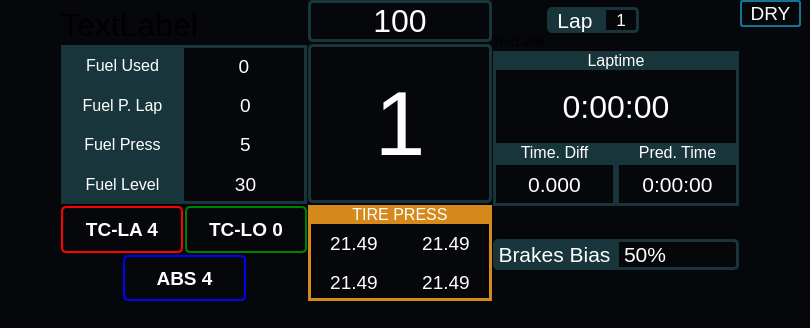
<?xml version="1.0" encoding="UTF-8"?>
<ui version="4.0">
 <class>MainWindow</class>
 <widget class="QMainWindow" name="MainWindow">
  <property name="geometry">
   <rect>
    <x>0</x>
    <y>0</y>
    <width>810</width>
    <height>328</height>
   </rect>
  </property>
  <property name="windowTitle">
   <string>MainWindow</string>
  </property>
  <property name="styleSheet">
   <string notr="true">background-color:#05070B;
</string>
  </property>
  <widget class="QWidget" name="centralwidget">
   <widget class="QWidget" name="horizontalLayoutWidget">
    <property name="geometry">
     <rect>
      <x>0</x>
      <y>0</y>
      <width>801</width>
      <height>301</height>
     </rect>
    </property>
    <layout class="QHBoxLayout" name="horizontalLayout" stretch="1,4,3,4,1">
     <property name="spacing">
      <number>1</number>
     </property>
     <item>
      <layout class="QVBoxLayout" name="verticalLayout"/>
     </item>
     <item>
      <layout class="QVBoxLayout" name="verticalLayout_4" stretch="1,10,6">
       <property name="spacing">
        <number>2</number>
       </property>
       <item>
        <layout class="QVBoxLayout" name="verticalLayout_9">
         <property name="spacing">
          <number>0</number>
         </property>
         <property name="topMargin">
          <number>7</number>
         </property>
         <item>
          <widget class="QLabel" name="label_15">
           <property name="font">
            <font>
             <family>Segoe UI</family>
             <pointsize>24</pointsize>
            </font>
           </property>
           <property name="text">
            <string>TextLabel</string>
           </property>
          </widget>
         </item>
        </layout>
       </item>
       <item>
        <layout class="QVBoxLayout" name="verticalLayout_13">
         <property name="spacing">
          <number>0</number>
         </property>
         <item>
          <layout class="QHBoxLayout" name="horizontalLayout_10">
           <property name="spacing">
            <number>0</number>
           </property>
           <item>
            <widget class="QLabel" name="label_16">
             <property name="font">
              <font>
               <family>Segoe UI</family>
               <pointsize>12</pointsize>
              </font>
             </property>
             <property name="styleSheet">
              <string notr="true">color:white; background-color:#19353C;</string>
             </property>
             <property name="text">
              <string>Fuel Used</string>
             </property>
             <property name="alignment">
              <set>Qt::AlignCenter</set>
             </property>
            </widget>
           </item>
           <item>
            <widget class="QLabel" name="fuel_used">
             <property name="font">
              <font>
               <family>Segoe UI</family>
               <pointsize>14</pointsize>
              </font>
             </property>
             <property name="cursor">
              <cursorShape>CrossCursor</cursorShape>
             </property>
             <property name="styleSheet">
              <string notr="true">border-right:3px solid #19353C; color:white; border-top:3px solid #19353C</string>
             </property>
             <property name="text">
              <string>0</string>
             </property>
             <property name="alignment">
              <set>Qt::AlignCenter</set>
             </property>
            </widget>
           </item>
          </layout>
         </item>
         <item>
          <layout class="QHBoxLayout" name="horizontalLayout_12">
           <property name="spacing">
            <number>0</number>
           </property>
           <item>
            <widget class="QLabel" name="label_19">
             <property name="font">
              <font>
               <family>Segoe UI</family>
               <pointsize>12</pointsize>
              </font>
             </property>
             <property name="styleSheet">
              <string notr="true">color:white; background-color:#19353C;</string>
             </property>
             <property name="text">
              <string>Fuel P. Lap</string>
             </property>
             <property name="alignment">
              <set>Qt::AlignCenter</set>
             </property>
            </widget>
           </item>
           <item>
            <widget class="QLabel" name="fuelperlap">
             <property name="font">
              <font>
               <family>Segoe UI</family>
               <pointsize>14</pointsize>
              </font>
             </property>
             <property name="cursor">
              <cursorShape>CrossCursor</cursorShape>
             </property>
             <property name="styleSheet">
              <string notr="true">border-right:3px solid #19353C; color:white;</string>
             </property>
             <property name="text">
              <string>0</string>
             </property>
             <property name="alignment">
              <set>Qt::AlignCenter</set>
             </property>
            </widget>
           </item>
          </layout>
         </item>
         <item>
          <layout class="QHBoxLayout" name="horizontalLayout_13">
           <property name="spacing">
            <number>0</number>
           </property>
           <item>
            <widget class="QLabel" name="label_20">
             <property name="font">
              <font>
               <family>Segoe UI</family>
               <pointsize>12</pointsize>
              </font>
             </property>
             <property name="styleSheet">
              <string notr="true">color:white; background-color:#19353C;</string>
             </property>
             <property name="text">
              <string>Fuel Press</string>
             </property>
             <property name="alignment">
              <set>Qt::AlignCenter</set>
             </property>
            </widget>
           </item>
           <item>
            <widget class="QLabel" name="fuelpress">
             <property name="font">
              <font>
               <family>Segoe UI</family>
               <pointsize>14</pointsize>
              </font>
             </property>
             <property name="cursor">
              <cursorShape>CrossCursor</cursorShape>
             </property>
             <property name="styleSheet">
              <string notr="true">border-right:3px solid #19353C; color:white;</string>
             </property>
             <property name="text">
              <string>5</string>
             </property>
             <property name="alignment">
              <set>Qt::AlignCenter</set>
             </property>
            </widget>
           </item>
          </layout>
         </item>
         <item>
          <layout class="QHBoxLayout" name="horizontalLayout_14">
           <property name="spacing">
            <number>0</number>
           </property>
           <item>
            <widget class="QLabel" name="label_22">
             <property name="font">
              <font>
               <family>Segoe UI</family>
               <pointsize>12</pointsize>
              </font>
             </property>
             <property name="styleSheet">
              <string notr="true">color:white; background-color:#19353C;</string>
             </property>
             <property name="text">
              <string>Fuel Level</string>
             </property>
             <property name="alignment">
              <set>Qt::AlignCenter</set>
             </property>
            </widget>
           </item>
           <item>
            <widget class="QLabel" name="fuel_level">
             <property name="font">
              <font>
               <family>Segoe UI</family>
               <pointsize>14</pointsize>
              </font>
             </property>
             <property name="cursor">
              <cursorShape>CrossCursor</cursorShape>
             </property>
             <property name="styleSheet">
              <string notr="true">border-right:3px solid #19353C; color:white; border-bottom:3px solid  #19353C</string>
             </property>
             <property name="text">
              <string>30</string>
             </property>
             <property name="alignment">
              <set>Qt::AlignCenter</set>
             </property>
            </widget>
           </item>
          </layout>
         </item>
        </layout>
       </item>
       <item>
        <layout class="QVBoxLayout" name="verticalLayout_15">
         <item>
          <layout class="QHBoxLayout" name="horizontalLayout_6" stretch="1,1">
           <item>
            <widget class="QLabel" name="label_3">
             <property name="font">
              <font>
               <family>Segoe UI</family>
               <pointsize>14</pointsize>
               <weight>75</weight>
               <bold>true</bold>
              </font>
             </property>
             <property name="styleSheet">
              <string notr="true">color:white; border: 2px solid red; border-radius:5px;</string>
             </property>
             <property name="text">
              <string>TC-LA 4</string>
             </property>
             <property name="alignment">
              <set>Qt::AlignCenter</set>
             </property>
            </widget>
           </item>
           <item>
            <widget class="QLabel" name="label_4">
             <property name="font">
              <font>
               <family>Segoe UI</family>
               <pointsize>14</pointsize>
               <weight>75</weight>
               <bold>true</bold>
              </font>
             </property>
             <property name="styleSheet">
              <string notr="true">color:white; border: 2px solid green; border-radius:5px;</string>
             </property>
             <property name="text">
              <string>TC-LO 0</string>
             </property>
             <property name="alignment">
              <set>Qt::AlignCenter</set>
             </property>
            </widget>
           </item>
          </layout>
         </item>
         <item>
          <layout class="QHBoxLayout" name="horizontalLayout_11" stretch="1,2,1">
           <item>
            <spacer name="horizontalSpacer_4">
             <property name="orientation">
              <enum>Qt::Horizontal</enum>
             </property>
             <property name="sizeHint" stdset="0">
              <size>
               <width>10</width>
               <height>20</height>
              </size>
             </property>
            </spacer>
           </item>
           <item>
            <widget class="QLabel" name="label_26">
             <property name="font">
              <font>
               <family>Segoe UI</family>
               <pointsize>14</pointsize>
               <weight>75</weight>
               <bold>true</bold>
              </font>
             </property>
             <property name="styleSheet">
              <string notr="true">color:white; border: 2px solid blue; border-radius:5px;
padding-left:10px;
padding-right:10px;</string>
             </property>
             <property name="text">
              <string>ABS 4</string>
             </property>
             <property name="alignment">
              <set>Qt::AlignCenter</set>
             </property>
            </widget>
           </item>
           <item>
            <spacer name="horizontalSpacer_3">
             <property name="orientation">
              <enum>Qt::Horizontal</enum>
             </property>
             <property name="sizeHint" stdset="0">
              <size>
               <width>10</width>
               <height>20</height>
              </size>
             </property>
            </spacer>
           </item>
          </layout>
         </item>
        </layout>
       </item>
      </layout>
     </item>
     <item>
      <layout class="QVBoxLayout" name="verticalLayout_6" stretch="1,10,6">
       <property name="spacing">
        <number>2</number>
       </property>
       <item>
        <layout class="QVBoxLayout" name="verticalLayout_16">
         <property name="topMargin">
          <number>0</number>
         </property>
         <item>
          <widget class="QLabel" name="speed">
           <property name="font">
            <font>
             <family>Segoe UI</family>
             <pointsize>24</pointsize>
            </font>
           </property>
           <property name="styleSheet">
            <string notr="true">color:white; border:3px solid #19353C; border-radius:5px;</string>
           </property>
           <property name="text">
            <string>100</string>
           </property>
           <property name="alignment">
            <set>Qt::AlignCenter</set>
           </property>
          </widget>
         </item>
        </layout>
       </item>
       <item>
        <layout class="QVBoxLayout" name="verticalLayout_18">
         <property name="topMargin">
          <number>0</number>
         </property>
         <item>
          <widget class="QLabel" name="gear">
           <property name="font">
            <font>
             <family>Segoe UI</family>
             <pointsize>68</pointsize>
            </font>
           </property>
           <property name="styleSheet">
            <string notr="true">color:white; border:3px solid #19353C;border-radius:5px;</string>
           </property>
           <property name="text">
            <string>1</string>
           </property>
           <property name="alignment">
            <set>Qt::AlignCenter</set>
           </property>
          </widget>
         </item>
        </layout>
       </item>
       <item>
        <layout class="QHBoxLayout" name="horizontalLayout_2">
         <item>
          <layout class="QVBoxLayout" name="verticalLayout_8" stretch="1,5,5">
           <property name="spacing">
            <number>0</number>
           </property>
           <item>
            <widget class="QLabel" name="label_2">
             <property name="font">
              <font>
               <family>Segoe UI</family>
               <pointsize>12</pointsize>
              </font>
             </property>
             <property name="styleSheet">
              <string notr="true">color:white; background-color:#D4891A;</string>
             </property>
             <property name="text">
              <string>TIRE PRESS</string>
             </property>
             <property name="alignment">
              <set>Qt::AlignCenter</set>
             </property>
            </widget>
           </item>
           <item>
            <layout class="QHBoxLayout" name="horizontalLayout_8">
             <property name="spacing">
              <number>0</number>
             </property>
             <item>
              <widget class="QLabel" name="front_left">
               <property name="font">
                <font>
                 <family>Segoe UI</family>
                 <pointsize>14</pointsize>
                </font>
               </property>
               <property name="styleSheet">
                <string notr="true">color:white; border-left: 3px solid #D4891A;</string>
               </property>
               <property name="text">
                <string>21.49</string>
               </property>
               <property name="alignment">
                <set>Qt::AlignCenter</set>
               </property>
              </widget>
             </item>
             <item>
              <widget class="QLabel" name="front_right">
               <property name="font">
                <font>
                 <family>Segoe UI</family>
                 <pointsize>14</pointsize>
                </font>
               </property>
               <property name="styleSheet">
                <string notr="true">color:white; border-right: 3px solid #D4891A;</string>
               </property>
               <property name="text">
                <string>21.49</string>
               </property>
               <property name="alignment">
                <set>Qt::AlignCenter</set>
               </property>
              </widget>
             </item>
            </layout>
           </item>
           <item>
            <layout class="QHBoxLayout" name="horizontalLayout_9">
             <property name="spacing">
              <number>0</number>
             </property>
             <item>
              <widget class="QLabel" name="rear_left">
               <property name="font">
                <font>
                 <family>Segoe UI</family>
                 <pointsize>14</pointsize>
                </font>
               </property>
               <property name="styleSheet">
                <string notr="true">color:white; border-left: 3px solid #D4891A; border-bottom: 3px solid #D4891A; </string>
               </property>
               <property name="text">
                <string>21.49</string>
               </property>
               <property name="alignment">
                <set>Qt::AlignCenter</set>
               </property>
              </widget>
             </item>
             <item>
              <widget class="QLabel" name="rear_right">
               <property name="font">
                <font>
                 <family>Segoe UI</family>
                 <pointsize>14</pointsize>
                </font>
               </property>
               <property name="styleSheet">
                <string notr="true">color:white; border-right: 3px solid #D4891A; border-bottom: 3px solid #D4891A;</string>
               </property>
               <property name="text">
                <string>21.49</string>
               </property>
               <property name="alignment">
                <set>Qt::AlignCenter</set>
               </property>
              </widget>
             </item>
            </layout>
           </item>
          </layout>
         </item>
        </layout>
       </item>
      </layout>
     </item>
     <item>
      <layout class="QVBoxLayout" name="verticalLayout_5" stretch="1,0,10,6">
       <property name="spacing">
        <number>2</number>
       </property>
       <item>
        <layout class="QVBoxLayout" name="verticalLayout_2">
         <property name="spacing">
          <number>0</number>
         </property>
         <property name="topMargin">
          <number>7</number>
         </property>
         <item>
          <spacer name="verticalSpacer_3">
           <property name="orientation">
            <enum>Qt::Vertical</enum>
           </property>
           <property name="sizeHint" stdset="0">
            <size>
             <width>20</width>
             <height>40</height>
            </size>
           </property>
          </spacer>
         </item>
         <item>
          <layout class="QHBoxLayout" name="horizontalLayout_4">
           <property name="spacing">
            <number>0</number>
           </property>
           <item>
            <spacer name="horizontalSpacer">
             <property name="orientation">
              <enum>Qt::Horizontal</enum>
             </property>
             <property name="sizeHint" stdset="0">
              <size>
               <width>10</width>
               <height>10</height>
              </size>
             </property>
            </spacer>
           </item>
           <item>
            <widget class="QLabel" name="label">
             <property name="font">
              <font>
               <family>Segoe UI</family>
               <pointsize>16</pointsize>
              </font>
             </property>
             <property name="styleSheet">
              <string notr="true">color:white;background-color:#19353C; border-radius:5px;
border-bottom-right-radius:0px;
border-top-right-radius:0px;
padding-left:10px;
padding-right:10px;
</string>
             </property>
             <property name="text">
              <string>Lap</string>
             </property>
             <property name="alignment">
              <set>Qt::AlignCenter</set>
             </property>
            </widget>
           </item>
           <item>
            <widget class="QLabel" name="lap_num">
             <property name="font">
              <font>
               <family>Segoe UI</family>
               <pointsize>13</pointsize>
              </font>
             </property>
             <property name="styleSheet">
              <string notr="true">

color:white; border:3px solid #19353C; border-radius:5px;
border-top-left-radius:0px;
border-bottom-left-radius:0px;
padding-left:10px;
padding-right:10px;
</string>
             </property>
             <property name="text">
              <string>1</string>
             </property>
             <property name="alignment">
              <set>Qt::AlignCenter</set>
             </property>
            </widget>
           </item>
           <item>
            <spacer name="horizontalSpacer_2">
             <property name="orientation">
              <enum>Qt::Horizontal</enum>
             </property>
             <property name="sizeHint" stdset="0">
              <size>
               <width>100</width>
               <height>20</height>
              </size>
             </property>
            </spacer>
           </item>
          </layout>
         </item>
         <item>
          <spacer name="verticalSpacer_4">
           <property name="orientation">
            <enum>Qt::Vertical</enum>
           </property>
           <property name="sizeHint" stdset="0">
            <size>
             <width>20</width>
             <height>40</height>
            </size>
           </property>
          </spacer>
         </item>
        </layout>
       </item>
       <item>
        <widget class="QLabel" name="label_6">
         <property name="text">
          <string>TextLabel</string>
         </property>
        </widget>
       </item>
       <item>
        <layout class="QVBoxLayout" name="verticalLayout_12" stretch="1,5,1,3">
         <property name="spacing">
          <number>0</number>
         </property>
         <item>
          <layout class="QHBoxLayout" name="horizontalLayout_3">
           <item>
            <widget class="QLabel" name="label_9">
             <property name="font">
              <font>
               <family>Segoe UI</family>
               <pointsize>12</pointsize>
              </font>
             </property>
             <property name="styleSheet">
              <string notr="true">color:white; background-color:#19353C;</string>
             </property>
             <property name="text">
              <string>Laptime</string>
             </property>
             <property name="alignment">
              <set>Qt::AlignCenter</set>
             </property>
            </widget>
           </item>
          </layout>
         </item>
         <item>
          <widget class="QLabel" name="current_laptime">
           <property name="font">
            <font>
             <family>Segoe UI</family>
             <pointsize>24</pointsize>
            </font>
           </property>
           <property name="styleSheet">
            <string notr="true">color:white; border-left:3px solid #19353C;  border-right:3px solid #19353C;</string>
           </property>
           <property name="text">
            <string>0:00:00</string>
           </property>
           <property name="alignment">
            <set>Qt::AlignCenter</set>
           </property>
          </widget>
         </item>
         <item>
          <layout class="QHBoxLayout" name="horizontalLayout_5">
           <property name="spacing">
            <number>0</number>
           </property>
           <item>
            <widget class="QLabel" name="label_11">
             <property name="font">
              <font>
               <family>Segoe UI</family>
               <pointsize>12</pointsize>
              </font>
             </property>
             <property name="styleSheet">
              <string notr="true">color:white;background-color:#19353C;</string>
             </property>
             <property name="text">
              <string>Time. Diff</string>
             </property>
             <property name="alignment">
              <set>Qt::AlignCenter</set>
             </property>
            </widget>
           </item>
           <item>
            <widget class="QLabel" name="label_12">
             <property name="font">
              <font>
               <family>Segoe UI</family>
               <pointsize>12</pointsize>
              </font>
             </property>
             <property name="styleSheet">
              <string notr="true">color:white;background-color:#19353C;</string>
             </property>
             <property name="text">
              <string>Pred. Time</string>
             </property>
             <property name="alignment">
              <set>Qt::AlignCenter</set>
             </property>
            </widget>
           </item>
          </layout>
         </item>
         <item>
          <layout class="QHBoxLayout" name="horizontalLayout_7">
           <property name="spacing">
            <number>0</number>
           </property>
           <item>
            <widget class="QLabel" name="delta">
             <property name="font">
              <font>
               <family>Segoe UI</family>
               <pointsize>16</pointsize>
              </font>
             </property>
             <property name="styleSheet">
              <string notr="true">color:white; border:3px solid #19353C;</string>
             </property>
             <property name="text">
              <string>0.000</string>
             </property>
             <property name="alignment">
              <set>Qt::AlignCenter</set>
             </property>
            </widget>
           </item>
           <item>
            <widget class="QLabel" name="prediction">
             <property name="font">
              <font>
               <family>Segoe UI</family>
               <pointsize>16</pointsize>
              </font>
             </property>
             <property name="styleSheet">
              <string notr="true">color:white; border:3px solid #19353C;</string>
             </property>
             <property name="text">
              <string>0:00:00</string>
             </property>
             <property name="alignment">
              <set>Qt::AlignCenter</set>
             </property>
            </widget>
           </item>
          </layout>
         </item>
        </layout>
       </item>
       <item>
        <layout class="QVBoxLayout" name="verticalLayout_11">
         <item>
          <spacer name="verticalSpacer_2">
           <property name="orientation">
            <enum>Qt::Vertical</enum>
           </property>
           <property name="sizeHint" stdset="0">
            <size>
             <width>20</width>
             <height>10</height>
            </size>
           </property>
          </spacer>
         </item>
         <item>
          <layout class="QHBoxLayout" name="horizontalLayout_15">
           <property name="spacing">
            <number>0</number>
           </property>
           <item>
            <widget class="QLabel" name="label_24">
             <property name="font">
              <font>
               <family>Segoe UI</family>
               <pointsize>16</pointsize>
              </font>
             </property>
             <property name="styleSheet">
              <string notr="true">color:white;background-color:#19353C; border-radius:5px;
border-bottom-right-radius:0px;
border-top-right-radius:0px;
</string>
             </property>
             <property name="text">
              <string>Brakes Bias</string>
             </property>
             <property name="alignment">
              <set>Qt::AlignCenter</set>
             </property>
            </widget>
           </item>
           <item>
            <widget class="QLabel" name="brake_bias">
             <property name="font">
              <font>
               <family>Segoe UI</family>
               <pointsize>16</pointsize>
              </font>
             </property>
             <property name="styleSheet">
              <string notr="true">

color:white; border:3px solid #19353C; border-radius:5px;
border-top-left-radius:0px;
border-bottom-left-radius:0px;</string>
             </property>
             <property name="text">
              <string>50%</string>
             </property>
            </widget>
           </item>
          </layout>
         </item>
         <item>
          <spacer name="verticalSpacer">
           <property name="orientation">
            <enum>Qt::Vertical</enum>
           </property>
           <property name="sizeHint" stdset="0">
            <size>
             <width>20</width>
             <height>10</height>
            </size>
           </property>
          </spacer>
         </item>
        </layout>
       </item>
      </layout>
     </item>
     <item>
      <layout class="QVBoxLayout" name="verticalLayout_3">
       <item>
        <widget class="QLabel" name="label_5">
         <property name="font">
          <font>
           <family>Segoe UI</family>
           <pointsize>14</pointsize>
          </font>
         </property>
         <property name="styleSheet">
          <string notr="true">color:white; border:2px solid #157492; border-radius:3px;
</string>
         </property>
         <property name="text">
          <string>DRY</string>
         </property>
         <property name="alignment">
          <set>Qt::AlignCenter</set>
         </property>
        </widget>
       </item>
       <item>
        <spacer name="verticalSpacer_5">
         <property name="orientation">
          <enum>Qt::Vertical</enum>
         </property>
         <property name="sizeHint" stdset="0">
          <size>
           <width>20</width>
           <height>40</height>
          </size>
         </property>
        </spacer>
       </item>
      </layout>
     </item>
    </layout>
   </widget>
  </widget>
  <widget class="QStatusBar" name="statusbar"/>
 </widget>
 <resources/>
 <connections/>
</ui>
